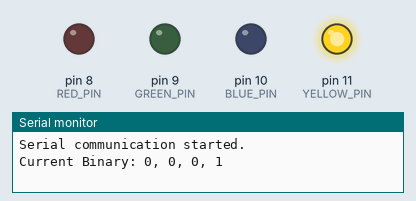
This sketch was run on a simulated Arduino Uno, built with avr-gcc and run on an emulated ATmega328P. Parts: output pins drawn as LEDs (lit = HIGH), the last lines printed to the serial monitor.

Above: at 0.1 s.
At 3.1 s:
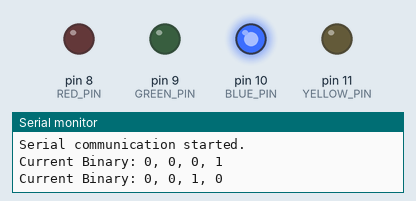
At 9.1 s:
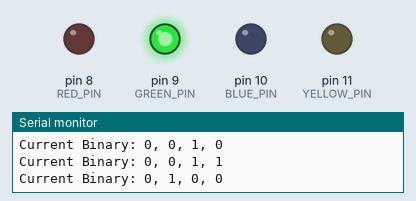
At 18.1 s:
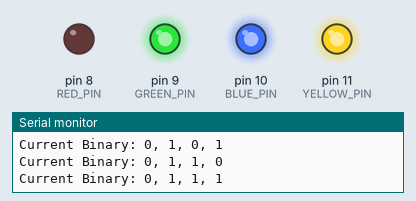
At 27.1 s:
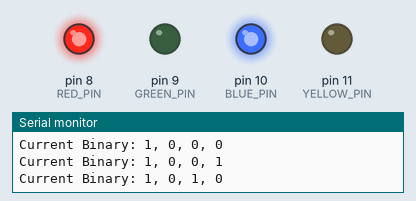
At 36.1 s:
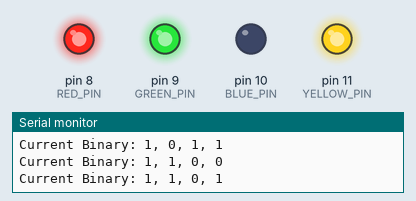
Timing chart, 0 to 40.0 s (numbered marks = the images above):
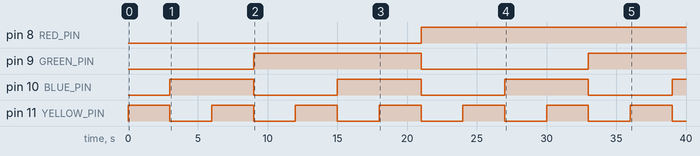

Measured:
- by itself, pin 8 (RED_PIN): LOW → HIGH at 21.0 s
- by itself, pin 9 (GREEN_PIN): LOW → HIGH at 9.0 s, → LOW 12.0 s later, → HIGH 12.0 s later
- by itself, pin 10 (BLUE_PIN): alternates HIGH for 6.0 s and LOW for 6.0 s
- by itself, pin 11 (YELLOW_PIN): alternates HIGH for 3.0 s and LOW for 3.0 s

The sketch:

lesson_5.ino
```cpp
int RED_PIN = 8;
int GREEN_PIN = 9;
int BLUE_PIN = 10;
int YELLOW_PIN = 11;

static int binaries[16][4] = {
  {0,0,0,1},
  {0,0,1,0},
  {0,0,1,1},
  {0,1,0,0},
  {0,1,0,1},
  {0,1,1,0},
  {0,1,1,1},
  {1,0,0,0},
  {1,0,0,1},
  {1,0,1,0},
  {1,0,1,1},
  {1,1,0,0},
  {1,1,0,1},
  {1,1,1,0},
  {1,1,1,1}
};

static int pins[] = {RED_PIN, GREEN_PIN, BLUE_PIN, YELLOW_PIN};


void setup() {
  // put your setup code here, to run once:
  pinMode(RED_PIN, OUTPUT);
  pinMode(GREEN_PIN, OUTPUT);
  pinMode(BLUE_PIN, OUTPUT);
  pinMode(YELLOW_PIN, OUTPUT);

  // Start serial communication at 9600 baud
  Serial.begin(9600);
  Serial.println("Serial communication started.");
}

void loop() {
  int length = sizeof(binaries) / sizeof(binaries[0]);
  for (int i = 0; i < length; i++){
    Serial.print("Current Binary: ");
    printArrayContents(binaries[i], 4);
    for (int j = 0; j < 4; j++){
      if(binaries[i][j] == 1) {
        digitalWrite(pins[j], HIGH);
      } else {
        digitalWrite(pins[j], LOW);
      }
    }
    delay(3000);
  }
  delay(3000);
}

void printArrayContents(int arr[], int length) {
    for (int i = 0; i < length; i++) {
        Serial.print(arr[i]);
        if (i < length - 1) {
            Serial.print(", ");
        }
    }
    Serial.println();
}
```
